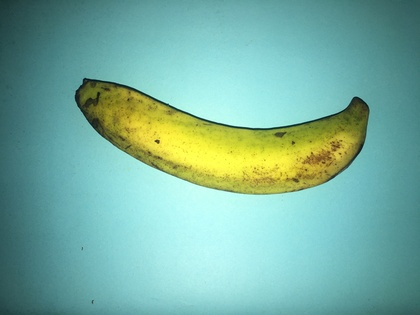
%> input picture Datachuoi/1.JPG, 420 x 315 px, shrunk from 4032 x 3024 before the run; its folder holds only this picture in this run
$ octave Trichxuathinh1.m   (GNU Octave 9; MATLAB toolbox functions it lacks are replaced by stand-ins)
%> lines starting %> are read from the running program, lines starting %| are printed output that depends on the picture; in (x1, y1, x2, y2) boxes, pixels count from 0 and x2, y2 are one past the last pixel; in counts of white or black regions, pixels touching at a corner belong together; the program's own positions count from 1
clc
clear all
scrfile = dir('C:\Users\GIN PC\Documents\MATLAB\Datachuoi\Chuoi\Datachuoi\*.jpg');
for r =1: length (scrfile)
    filename = strcat( 'C:\Users\GIN PC\Documents\MATLAB\Datachuoi\Chuoi\Datachuoi\',scrfile(r).name );
he = imread(filename);
%> he is the input picture: size 315x420x3 uint8; mean R, G, B 121.1, 177, 160.6
cform = makecform('srgb2lab');
lab_he = applycform(he,cform);
%> lab_he: size 315x420x3 uint8; mean of channels 1, 2, 3 172.9, 108, 129.9
ab = double(lab_he(:,:,2:3));
nrows = size(ab,1);
%> nrows = 315
ncols = size(ab,2);
%> ncols = 420
ab = reshape(ab,nrows*ncols,2);
nColors = 2;
[cluster_idx, cluster_center] = kmeans (ab,nColors,'distance','sqEuclidean', ...
'Replicates',3);
%> cluster_center = [106.5 121.9; 118.8 186.7]
pixel_labels = reshape(cluster_idx,nrows,ncols);
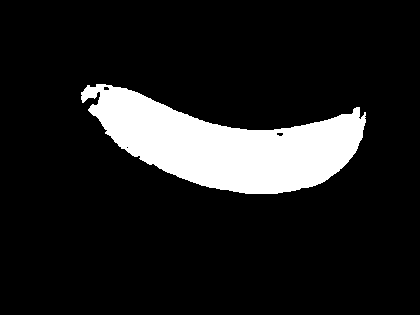
%> pixel_labels: size 315x420 double; values 1 (black) and 2 (white), 12.4% white; 1 white region, box (x1, y1, x2, y2) and area: (81, 84, 366, 194) 16450
segmented_images = cell(1,2);
rgb_label = repmat(pixel_labels,[1 1 3]);
for k = 1:nColors
color = he;
color(rgb_label ~= k) = 0 ;
segmented_images{k} = color;
end
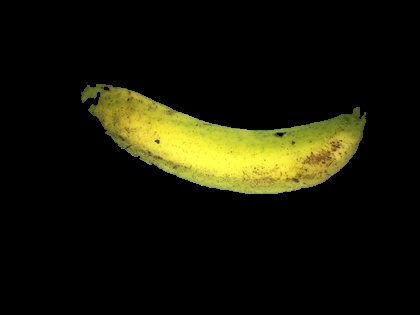
%> color: size 315x420x3 uint8; mean R, G, B 22.6, 22.2, 6.9
%> after the loop, segmented_images = 2 items
B=segmented_images{2};
c=rgb2gray(B);
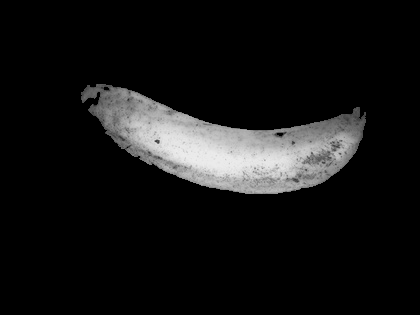
%> c: size 315x420 uint8; min 0, max 236, mean 20.6
h = size(c);
%> h = [315 420]
  for i=1:h(1)
      for j=1:h(2)
          if c(i,j)> 1
              c(i,j)=256;

          else c(i,j)=0;
       end
      end
  end
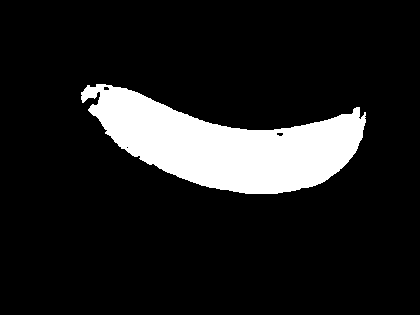
%> c: size 315x420 uint8; 12.4% white; 1 white region, box (x1, y1, x2, y2) and area: (81, 84, 366, 194) 16450
  out= strcat('C:\Users\GIN PC\Documents\MATLAB\Datachuoi\Chuoi\Xuatkmean22\',scrfile(r).name );
  imwrite( c ,out );
  imshow(c);
end

$ run again, on Datachuoi/12.JPG
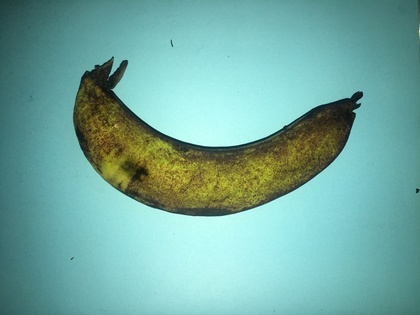
%> input picture Datachuoi/12.JPG, 420 x 315 px, shrunk from 4032 x 3024 before the run
%> he is the input picture: size 315x420x3 uint8; mean R, G, B 115.6, 170.8, 161.4
%> lab_he: size 315x420x3 uint8; mean of channels 1, 2, 3 166.9, 108.7, 127.2
%> cluster_center = [106.4 122.4; 124.9 161]
%> pixel_labels: size 315x420 double; values 1 (black) and 2 (white), 12.4% white; 2 white regions (1 under 20 px), largest, box (x1, y1, x2, y2) and area: (75, 77, 345, 212) 16460
%> after the loop `for k = 1:nColors`:
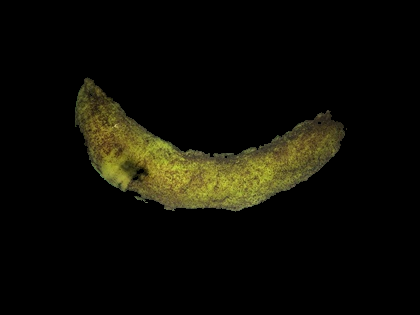
%> color: size 315x420x3 uint8; mean R, G, B 13.5, 12.7, 5.3
%> after the loop `for k = 1:nColors`: segmented_images = 2 items
%> after the loop `for i=1:h(1)`:
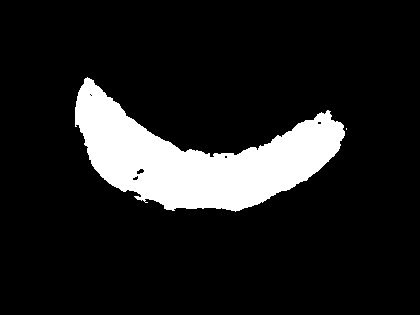
%> c: size 315x420 uint8; 12.4% white; 2 white regions (1 under 20 px), largest, box (x1, y1, x2, y2) and area: (75, 77, 345, 212) 16460

$ run again, on Datachuoi/13.JPG
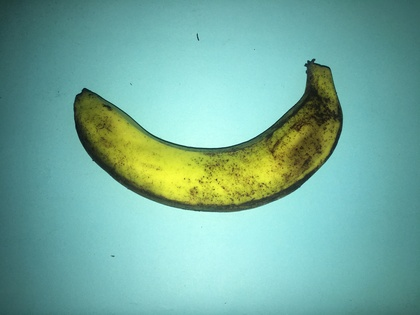
%> input picture Datachuoi/13.JPG, 420 x 315 px, shrunk from 4032 x 3024 before the run
%> he is the input picture: size 315x420x3 uint8; mean R, G, B 117.2, 174.1, 159.6
%> lab_he: size 315x420x3 uint8; mean of channels 1, 2, 3 169.8, 107.5, 129.1
%> cluster_center = [106.5 122.9; 116.2 179.8]
%> pixel_labels: size 315x420 double; values 1 (black) and 2 (white), 10.9% white; 4 white regions (2 under 20 px), largest, box (x1, y1, x2, y2) and area: (78, 96, 339, 206) 13818, (313, 67, 337, 111) 550
%> after the loop `for k = 1:nColors`:
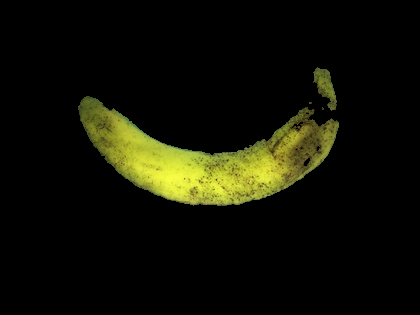
%> color: size 315x420x3 uint8; mean R, G, B 16.5, 17.1, 5.3
%> after the loop `for k = 1:nColors`: segmented_images = 2 items
%> after the loop `for i=1:h(1)`:
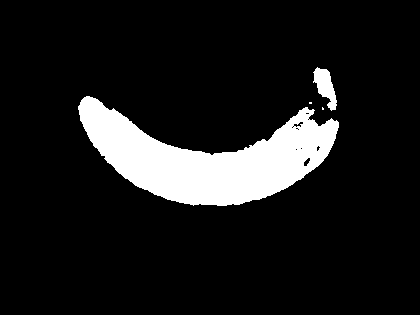
%> c: size 315x420 uint8; 10.9% white; 4 white regions (2 under 20 px), largest, box (x1, y1, x2, y2) and area: (78, 96, 339, 206) 13818, (313, 67, 337, 111) 550

$ run again, on Datachuoi/14.JPG
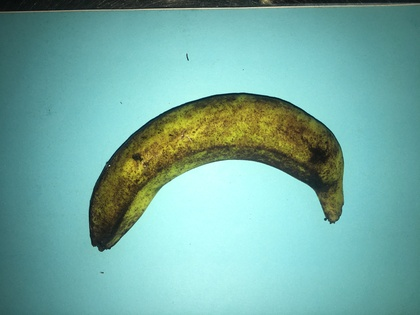
%> input picture Datachuoi/14.JPG, 420 x 315 px, shrunk from 4032 x 3024 before the run
%> he is the input picture: size 315x420x3 uint8; mean R, G, B 116.6, 172.7, 163.6
%> lab_he: size 315x420x3 uint8; mean of channels 1, 2, 3 168.4, 108.5, 126.9
%> cluster_center = [106.5 122.3; 124 161.8]
%> pixel_labels: size 315x420 double; values 1 (black) and 2 (white), 11.6% white; 5 white regions (3 under 20 px), largest, box (x1, y1, x2, y2) and area: (92, 95, 343, 243) 15295, (260, 0, 272, 4) 34
%> after the loop `for k = 1:nColors`:
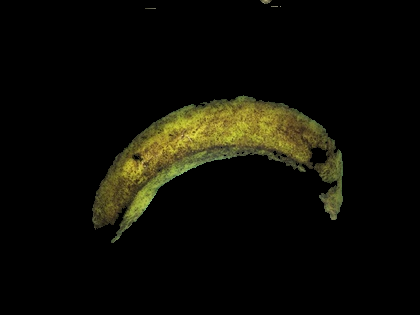
%> color: size 315x420x3 uint8; mean R, G, B 13, 12.4, 5.2
%> after the loop `for k = 1:nColors`: segmented_images = 2 items
%> after the loop `for i=1:h(1)`:
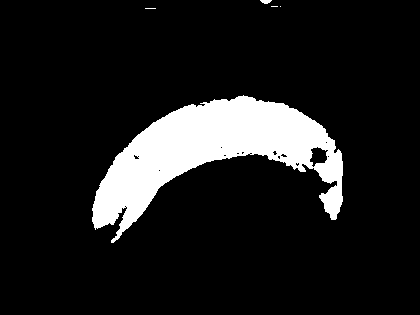
%> c: size 315x420 uint8; 11.6% white; 5 white regions (3 under 20 px), largest, box (x1, y1, x2, y2) and area: (92, 95, 343, 243) 15295, (260, 0, 272, 4) 34

$ run again, on Datachuoi/10.JPG
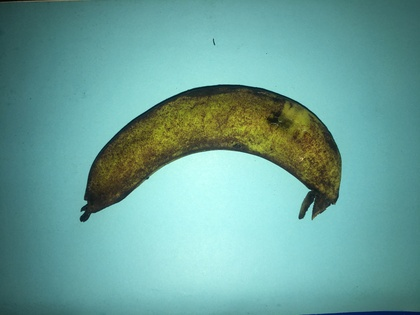
%> input picture Datachuoi/10.JPG, 420 x 315 px, shrunk from 4032 x 3024 before the run
%> he is the input picture: size 315x420x3 uint8; mean R, G, B 107.2, 162.2, 154.9
%> lab_he: size 315x420x3 uint8; mean of channels 1, 2, 3 158.9, 108.8, 126.2
%> cluster_center = [106.9 122.3; 124.7 158.4]
%> pixel_labels: size 315x420 double; values 1 (black) and 2 (white), 10.7% white; 6 white regions (5 under 20 px), largest, box (x1, y1, x2, y2) and area: (91, 89, 341, 202) 14169
%> after the loop `for k = 1:nColors`: segmented_images = 2 items
%> after the loop `for i=1:h(1)`:
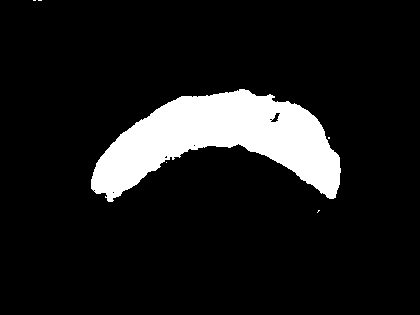
%> c: size 315x420 uint8; 10.7% white; 6 white regions (5 under 20 px), largest, box (x1, y1, x2, y2) and area: (91, 89, 341, 202) 14169
